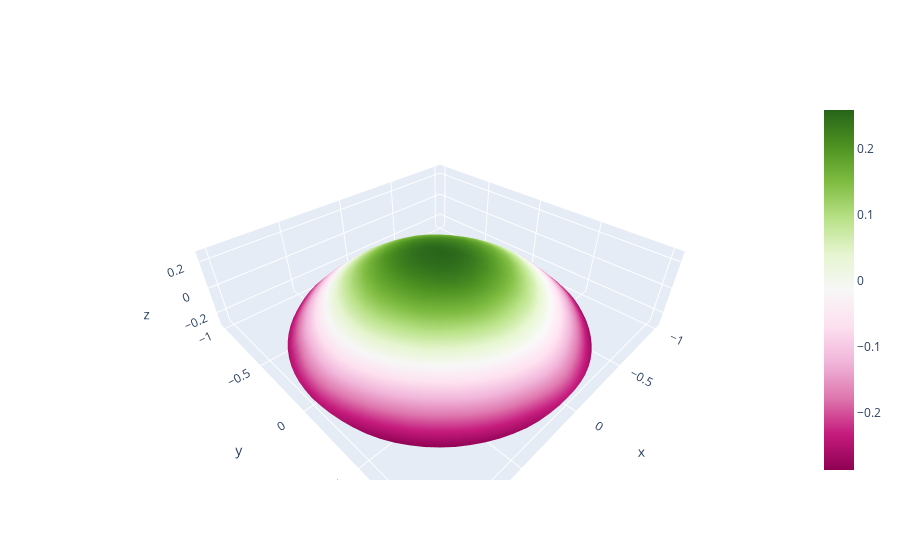

Source (notebook cell):
### Code cell
plot_data = [
    plotly.graph_objects.Mesh3d(
                                x=global_x, 
                                y=global_y,
                                z=global_z,
                                intensity=global_z
                                )        
    ]
fig = plotly.graph_objects.Figure(data=plot_data)
fig.update_layout()

### Figure 1 — Plotly figure (JSON) as saved in the notebook; plotly's stock layout.template omitted (floating-point values rounded to 4 significant figures; data arrays with more than 128 entries replaced by an {"elided": "..."} marker saying what was removed)
{"data": [{"intensity": {"elided": "4800 float values"}, "type": "mesh3d", "x": {"elided": "4800 float values"}, "y": {"elided": "4800 float values"}, "z": {"elided": "4800 float values"}}], "layout": {}}
